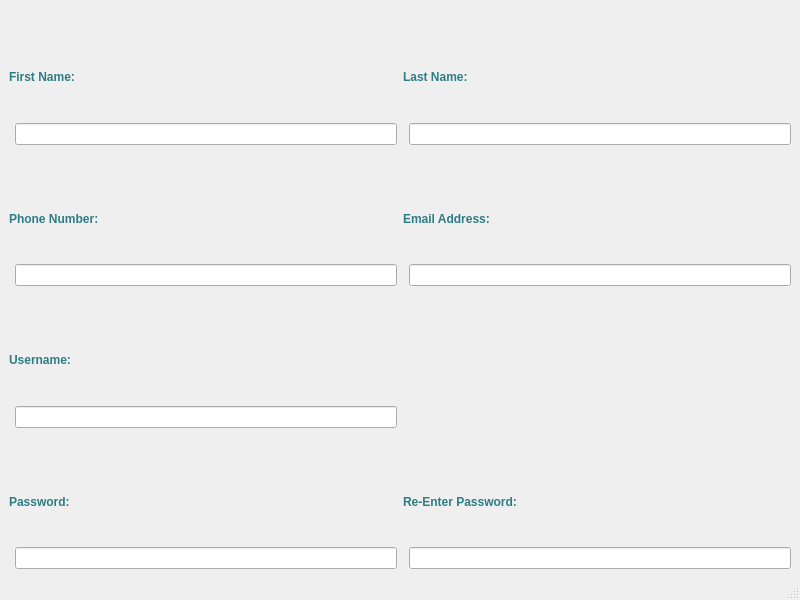
<?xml version="1.0" encoding="UTF-8"?>
<ui version="4.0">
 <class>MainWindow</class>
 <widget class="QMainWindow" name="MainWindow">
  <property name="geometry">
   <rect>
    <x>0</x>
    <y>0</y>
    <width>800</width>
    <height>600</height>
   </rect>
  </property>
  <property name="windowTitle">
   <string>MainWindow</string>
  </property>
  <widget class="QWidget" name="centralwidget">
   <layout class="QGridLayout" name="gridLayout">
    <item row="0" column="0" rowspan="2" colspan="2">
     <widget class="QLabel" name="label">
      <property name="styleSheet">
       <string notr="true">color: rgb(46, 125, 132);
font-weight: bold;
font: 18pt &quot;Lucida Calligraphy&quot;;

</string>
      </property>
      <property name="text">
       <string>First Name:</string>
      </property>
     </widget>
    </item>
    <item row="0" column="2" rowspan="2" colspan="2">
     <widget class="QLabel" name="label_2">
      <property name="styleSheet">
       <string notr="true">color: rgb(46, 125, 132);
font-weight: bold;
font: 18pt &quot;Lucida Calligraphy&quot;;

</string>
      </property>
      <property name="text">
       <string>Last Name:</string>
      </property>
     </widget>
    </item>
    <item row="1" column="1">
     <widget class="QLineEdit" name="lineEdit">
      <property name="text">
       <string/>
      </property>
     </widget>
    </item>
    <item row="1" column="3">
     <widget class="QLineEdit" name="lineEdit_2">
      <property name="text">
       <string/>
      </property>
     </widget>
    </item>
    <item row="2" column="0" rowspan="2" colspan="2">
     <widget class="QLabel" name="label_3">
      <property name="styleSheet">
       <string notr="true">color: rgb(46, 125, 132);
font-weight: bold;
font: 18pt &quot;Lucida Calligraphy&quot;;

</string>
      </property>
      <property name="text">
       <string>Phone Number:</string>
      </property>
     </widget>
    </item>
    <item row="2" column="2" rowspan="2" colspan="2">
     <widget class="QLabel" name="label_4">
      <property name="styleSheet">
       <string notr="true">color: rgb(46, 125, 132);
font-weight: bold;
font: 18pt &quot;Lucida Calligraphy&quot;;

</string>
      </property>
      <property name="text">
       <string>Email Address:</string>
      </property>
     </widget>
    </item>
    <item row="3" column="1">
     <widget class="QLineEdit" name="lineEdit_3">
      <property name="text">
       <string/>
      </property>
     </widget>
    </item>
    <item row="3" column="3">
     <widget class="QLineEdit" name="lineEdit_4">
      <property name="text">
       <string/>
      </property>
     </widget>
    </item>
    <item row="4" column="0" rowspan="2" colspan="2">
     <widget class="QLabel" name="label_5">
      <property name="styleSheet">
       <string notr="true">color: rgb(46, 125, 132);
font-weight: bold;
font: 18pt &quot;Lucida Calligraphy&quot;;

</string>
      </property>
      <property name="text">
       <string>Username: </string>
      </property>
     </widget>
    </item>
    <item row="5" column="1">
     <widget class="QLineEdit" name="lineEdit_5">
      <property name="text">
       <string/>
      </property>
     </widget>
    </item>
    <item row="6" column="0" rowspan="2" colspan="2">
     <widget class="QLabel" name="label_6">
      <property name="styleSheet">
       <string notr="true">color: rgb(46, 125, 132);
font-weight: bold;
font: 18pt &quot;Lucida Calligraphy&quot;;

</string>
      </property>
      <property name="text">
       <string>Password:</string>
      </property>
     </widget>
    </item>
    <item row="6" column="2" rowspan="2" colspan="2">
     <widget class="QLabel" name="label_7">
      <property name="styleSheet">
       <string notr="true">color: rgb(46, 125, 132);
font-weight: bold;
font: 18pt &quot;Lucida Calligraphy&quot;;

</string>
      </property>
      <property name="text">
       <string>Re-Enter Password:</string>
      </property>
     </widget>
    </item>
    <item row="7" column="1">
     <widget class="QLineEdit" name="lineEdit_6">
      <property name="text">
       <string/>
      </property>
     </widget>
    </item>
    <item row="7" column="3">
     <widget class="QLineEdit" name="lineEdit_7">
      <property name="text">
       <string/>
      </property>
     </widget>
    </item>
   </layout>
  </widget>
  <widget class="QMenuBar" name="menubar">
   <property name="geometry">
    <rect>
     <x>0</x>
     <y>0</y>
     <width>800</width>
     <height>22</height>
    </rect>
   </property>
  </widget>
  <widget class="QStatusBar" name="statusbar"/>
 </widget>
 <resources/>
 <connections/>
</ui>
